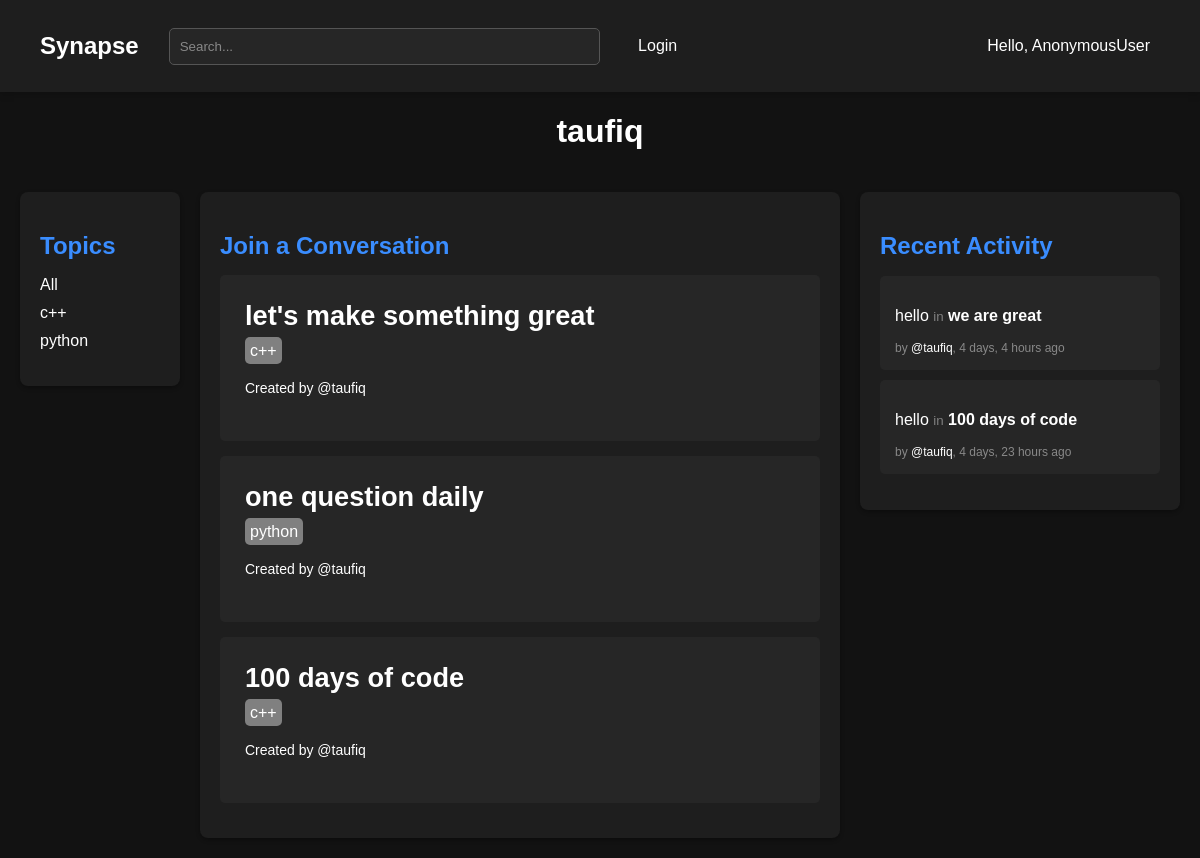
The page /profile/1 on the database as committed earlier.
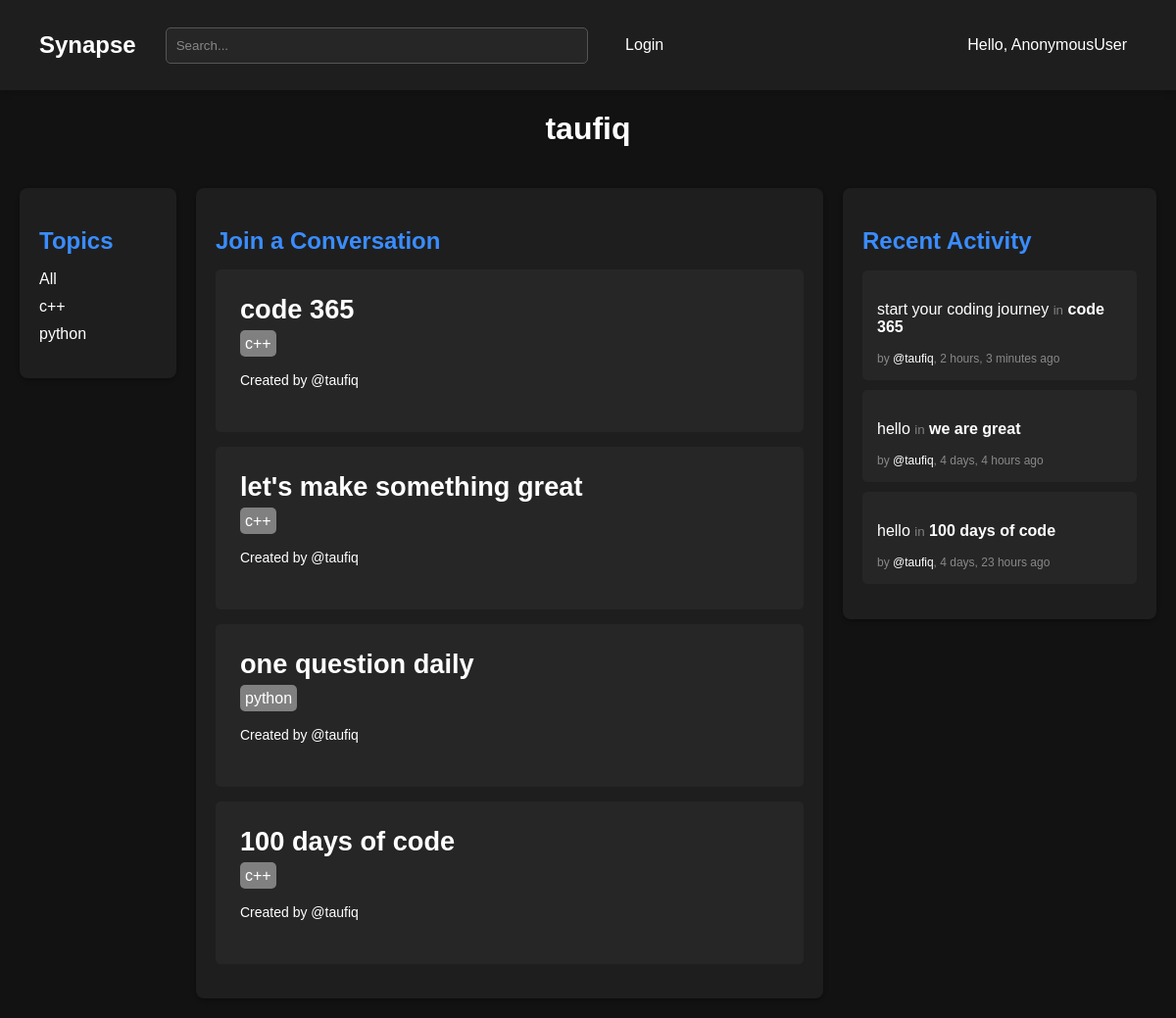
The same page on the database as committed later.
### base/models.py (models this page shows)
class Topic(models.Model):
    name = models.CharField(max_length=200)
    def __str__(self):
        return self.name

class Room(models.Model):
    host = models.ForeignKey(User, on_delete=models.SET_NULL, null=True)
    name = models.CharField(max_length=200)
    participants = models.ManyToManyField(User,related_name='participants')
    description = models.TextField(null=True, blank=True)
    topic = models.ForeignKey(Topic, on_delete=models.SET_NULL, null=True)
    updated = models.DateTimeField(auto_now= True)
    created = models.DateTimeField(auto_now_add= True)
    class Meta:
        ordering = ['-updated', 'created']
    def __str__ (self):
        return self.name

class Message(models.Model):
    user = models.ForeignKey(User, on_delete=models.CASCADE)
    body = models.TextField()
    room = models.ForeignKey(Room, related_name='messages', on_delete=models.CASCADE)
    updated = models.DateTimeField(auto_now= True)
    created = models.DateTimeField(auto_now_add= True)
    class Meta:
        ordering = ['-updated', 'created']
    def __str__ (self):
        return self.body[0:50]

### base/views.py (the view)
# urls.py: path('profile/<str:pk>', views.userProfile , name = "user-profile"),
def userProfile(request, pk):
    user = User.objects.get(id=pk)
    rooms = user.room_set.all()
    room_messages = user.message_set.all()
    topics = Topic.objects.all()
    context = {'user': user,'rooms': rooms, 'room_messages':room_messages,'topics':topics}
    return render(request, 'base/profile.html', context)

### base/templates/base/profile.html (shortened to what this page needs)
{% extends 'main.html' %}
{% block content %}
  <h1 style="text-align: center;">{{user.username}}</h1>
  <div class="dashboard">
    <div>{% include 'base/topics_component.html' %}</div>
    <div>{% include 'base/feed_component.html' %}</div>
    <div>{% include 'base/activity_component.html' %}</div>
  </div>
{% endblock %}

### templates/main.html (shortened to what this page needs)
<!DOCTYPE html>
{% load static %}
<html lang="en">
<head>
    <link rel="stylesheet" href="{% static 'styles/style.css' %}">
</head>
<body>
    {% include 'nav.html' %}
    {% block content %}
    {% endblock %}
</body>
</html>

### templates/nav.html
<nav class="navbar">
  <a class="logo" href="/">Synapse </a>
  <div class="search-container">
    <form style="padding: 10px; margin: 20px;" method="GET" action="{% url 'home' %}">
      <input class="search-bar" placeholder="Search..." />
    </form>
  </div>
  <div class="nav-links">
    {% if request.user.is_authenticated %}
    <a href="{% url 'logout' %}">Logout</a>
    {% else %}
    <a href="{% url 'login' %}">Login</a>
    {% endif %}
  </div>
   <div style="margin-right: 10px; margin-left: 25%;">
    <a href="{% url 'update-user' %}">
      Hello, {{request.user}}
    </a>
  </div>
</nav>

### base/templates/base/topics_component.html
  <div class="column topics">
    <h2>Topics</h2>
    <ul>
      <li  style="margin-bottom: 10px;"><a href="{% url 'home' %}">All</a></li>
      {% for topic in topics %}
      <div>
        <li style="margin-bottom: 10px;"><a href="{% url 'home' %}?q={{topic.name|urlencode }}"
          >{{topic.name}}</a
        ></li>
      </div>
      {% endfor %}
    </ul>
  </div>

### base/templates/base/feed_component.html (shortened to what this page needs)
<div class="column feeds">
  <h2>Join a Conversation</h2>
  {% for room in rooms %}
  <div class="feed-item">
    <div
      style="font-size: 1.7rem; font-weight: 700; padding-bottom: 10px"
      class="room-name"
    >
      <a href="{% url 'room' room.id %}">{{room.name}}</a>
    </div>
    <span style="background-color: gray; padding: 5px; border-radius: 5px;">{{room.topic}}</span>
    <div class="host-name">
      <a href="{% url 'user-profile' room.host.id %}"
        >Created by @{{room.host}}
      </a>
    </div>
  </div>
  {% endfor %}
</div>

### base/templates/base/activity_component.html (shortened to what this page needs)
<div class="column recent-activity">
  <h2>Recent Activity</h2>
  <ul>
    {% for message in room_messages %}
    <li class="activity-item">
      <p>{{message}} <small style="color: gray;">in</small> <strong>{{message.room}}</strong></p>
      <span class="activity-meta"
        >by
        <a href="{% url 'user-profile' message.user.id %}">@{{message.user}}</a
        >, {{message.created|timesince}} ago</span
      >
    </li>
    {% endfor %}
  </ul>
</div>

### static/styles/style.css (style rules this page uses)
body { margin: 0; font-family: 'Arial', sans-serif; background-color: #121212; color: #ffffff; }
a { text-decoration: none; color: white; }
.navbar { display: flex; justify-content: space-between; align-items: center; padding: 1rem 40px; background-color: #1e1e1e; height: 60px; box-shadow: 0 2px 8px rgba(0, 0, 0, 0.2); }
.logo { font-size: 24px; font-weight: bold; }
.search-container { flex: 1; }
.search-bar { width: 100%; padding: 10px; border-radius: 5px; border: 1px solid #555; background-color: #262626; color: #ffffff; }
.search-bar::placeholder { color: #888; }
.nav-links a { color: #ffffff; text-decoration: none; margin: 0 20px; transition: color 0.3s; padding: 10px; }
.dashboard { display: grid; grid-template-columns: 1fr 4fr 2fr; gap: 20px; padding: 20px; }
.column { background-color: #1e1e1e; padding: 20px; border-radius: 8px; box-shadow: 0 2px 4px rgba(0, 0, 0, 0.3); }
h2 { color: #3a8dff; margin-bottom: 15px; }
.feed-item { background-color: #262626; padding: 25px; margin: 15px 0; border-radius: 5px; }
.host-name { font-size: 14px; margin: 10px 0px; padding: 10px 0px ; }
.room-name { font-size: 1.5rem; }
ul { list-style-type: none; padding: 0; }
.activity-item { background-color: #262626; padding: 15px; margin: 10px 0; border-radius: 5px; }
.activity-meta { display: block; font-size: 12px; color: #888888; margin-top: 5px; }
input::placeholder, textarea::placeholder { color: #888; }

Rows that differ between the two databases and show on the page:
added Room: name "code 365", topic "c++", host "taufiq"
added Message: body "start your coding journey", room "code 365", user "taufiq", created "2 hours, 3 minutes"
